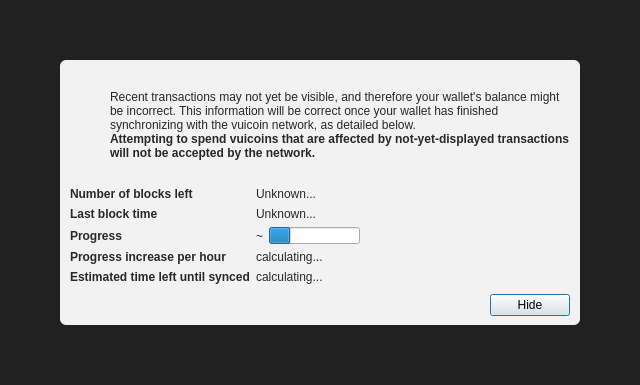
<?xml version="1.0" encoding="UTF-8"?>
<ui version="4.0">
 <class>ModalOverlay</class>
 <widget class="QWidget" name="ModalOverlay">
  <property name="geometry">
   <rect>
    <x>0</x>
    <y>0</y>
    <width>640</width>
    <height>385</height>
   </rect>
  </property>
  <property name="windowTitle">
   <string>Form</string>
  </property>
  <layout class="QVBoxLayout" name="verticalLayout" stretch="0">
   <property name="sizeConstraint">
    <enum>QLayout::SetDefaultConstraint</enum>
   </property>
   <property name="leftMargin">
    <number>0</number>
   </property>
   <property name="topMargin">
    <number>0</number>
   </property>
   <property name="rightMargin">
    <number>0</number>
   </property>
   <property name="bottomMargin">
    <number>0</number>
   </property>
   <item>
    <widget class="QWidget" name="bgWidget" native="true">
     <property name="styleSheet">
      <string notr="true">#bgWidget { background: rgba(0,0,0,220); }</string>
     </property>
     <layout class="QVBoxLayout" name="verticalLayoutMain" stretch="1">
      <property name="leftMargin">
       <number>60</number>
      </property>
      <property name="topMargin">
       <number>60</number>
      </property>
      <property name="rightMargin">
       <number>60</number>
      </property>
      <property name="bottomMargin">
       <number>60</number>
      </property>
      <item>
       <widget class="QWidget" name="contentWidget" native="true">
        <property name="styleSheet">
         <string notr="true">#contentWidget { background: rgba(255,255,255,240); border-radius: 6px; }

QLabel { color: rgb(40,40,40);  }</string>
        </property>
        <layout class="QVBoxLayout" name="verticalLayoutSub" stretch="1,0,0,0">
         <property name="spacing">
          <number>0</number>
         </property>
         <property name="leftMargin">
          <number>10</number>
         </property>
         <property name="topMargin">
          <number>10</number>
         </property>
         <property name="rightMargin">
          <number>10</number>
         </property>
         <property name="bottomMargin">
          <number>10</number>
         </property>
         <item>
          <layout class="QHBoxLayout" name="horizontalLayoutIconText" stretch="0,1">
           <property name="topMargin">
            <number>20</number>
           </property>
           <item>
            <layout class="QVBoxLayout" name="verticalLayoutIcon">
             <property name="leftMargin">
              <number>0</number>
             </property>
             <item>
              <widget class="QPushButton" name="warningIcon">
               <property name="enabled">
                <bool>false</bool>
               </property>
               <property name="text">
                <string/>
               </property>
               <property name="icon">
                <iconset>
                 <normaloff>:/icons/warning</normaloff>
                 <disabledoff>:/icons/warning</disabledoff>:/icons/warning</iconset>
               </property>
               <property name="iconSize">
                <size>
                 <width>48</width>
                 <height>48</height>
                </size>
               </property>
               <property name="flat">
                <bool>true</bool>
               </property>
              </widget>
             </item>
             <item>
              <spacer name="verticalSpacerWarningIcon">
               <property name="orientation">
                <enum>Qt::Vertical</enum>
               </property>
               <property name="sizeHint" stdset="0">
                <size>
                 <width>20</width>
                 <height>40</height>
                </size>
               </property>
              </spacer>
             </item>
            </layout>
           </item>
           <item>
            <layout class="QVBoxLayout" name="verticalLayoutInfoText">
             <property name="leftMargin">
              <number>0</number>
             </property>
             <property name="topMargin">
              <number>0</number>
             </property>
             <item>
              <widget class="QLabel" name="infoText">
               <property name="text">
                <string>Recent transactions may not yet be visible, and therefore your wallet's balance might be incorrect. This information will be correct once your wallet has finished synchronizing with the vuicoin network, as detailed below.</string>
               </property>
               <property name="textFormat">
                <enum>Qt::RichText</enum>
               </property>
               <property name="wordWrap">
                <bool>true</bool>
               </property>
              </widget>
             </item>
             <item>
              <widget class="QLabel" name="infoTextStrong">
               <property name="font">
                <font>
                 <weight>75</weight>
                 <bold>true</bold>
                </font>
               </property>
               <property name="text">
                <string>Attempting to spend vuicoins that are affected by not-yet-displayed transactions will not be accepted by the network.</string>
               </property>
               <property name="textFormat">
                <enum>Qt::RichText</enum>
               </property>
               <property name="wordWrap">
                <bool>true</bool>
               </property>
              </widget>
             </item>
             <item>
              <spacer name="verticalSpacerInTextSpace">
               <property name="orientation">
                <enum>Qt::Vertical</enum>
               </property>
               <property name="sizeHint" stdset="0">
                <size>
                 <width>20</width>
                 <height>40</height>
                </size>
               </property>
              </spacer>
             </item>
            </layout>
           </item>
          </layout>
         </item>
         <item>
          <spacer name="verticalSpacerAfterText">
           <property name="orientation">
            <enum>Qt::Vertical</enum>
           </property>
           <property name="sizeHint" stdset="0">
            <size>
             <width>20</width>
             <height>40</height>
            </size>
           </property>
          </spacer>
         </item>
         <item>
          <layout class="QFormLayout" name="formLayout">
           <property name="fieldGrowthPolicy">
            <enum>QFormLayout::FieldsStayAtSizeHint</enum>
           </property>
           <property name="horizontalSpacing">
            <number>6</number>
           </property>
           <property name="verticalSpacing">
            <number>6</number>
           </property>
           <property name="topMargin">
            <number>10</number>
           </property>
           <item row="0" column="0">
            <widget class="QLabel" name="labelNumberOfBlocksLeft">
             <property name="font">
              <font>
               <weight>75</weight>
               <bold>true</bold>
              </font>
             </property>
             <property name="text">
              <string>Number of blocks left</string>
             </property>
            </widget>
           </item>
           <item row="0" column="1">
            <widget class="QLabel" name="numberOfBlocksLeft">
             <property name="text">
              <string>Unknown...</string>
             </property>
            </widget>
           </item>
           <item row="1" column="0">
            <widget class="QLabel" name="labelLastBlockTime">
             <property name="font">
              <font>
               <weight>75</weight>
               <bold>true</bold>
              </font>
             </property>
             <property name="text">
              <string>Last block time</string>
             </property>
            </widget>
           </item>
           <item row="1" column="1">
            <widget class="QLabel" name="newestBlockDate">
             <property name="sizePolicy">
              <sizepolicy hsizetype="Maximum" vsizetype="Preferred">
               <horstretch>0</horstretch>
               <verstretch>0</verstretch>
              </sizepolicy>
             </property>
             <property name="text">
              <string>Unknown...</string>
             </property>
            </widget>
           </item>
           <item row="2" column="0">
            <widget class="QLabel" name="labelSyncDone">
             <property name="font">
              <font>
               <weight>75</weight>
               <bold>true</bold>
              </font>
             </property>
             <property name="text">
              <string>Progress</string>
             </property>
            </widget>
           </item>
           <item row="2" column="1">
            <layout class="QHBoxLayout" name="horizontalLayoutSync" stretch="0,1">
             <item>
              <widget class="QLabel" name="percentageProgress">
               <property name="text">
                <string notr="true">~</string>
               </property>
              </widget>
             </item>
             <item>
              <widget class="QProgressBar" name="progressBar">
               <property name="value">
                <number>24</number>
               </property>
               <property name="format">
                <string/>
               </property>
              </widget>
             </item>
            </layout>
           </item>
           <item row="4" column="0">
            <widget class="QLabel" name="labelProgressIncrease">
             <property name="font">
              <font>
               <weight>75</weight>
               <bold>true</bold>
              </font>
             </property>
             <property name="text">
              <string>Progress increase per hour</string>
             </property>
            </widget>
           </item>
           <item row="4" column="1">
            <widget class="QLabel" name="progressIncreasePerH">
             <property name="text">
              <string>calculating...</string>
             </property>
            </widget>
           </item>
           <item row="5" column="0">
            <widget class="QLabel" name="labelEstimatedTimeLeft">
             <property name="font">
              <font>
               <weight>75</weight>
               <bold>true</bold>
              </font>
             </property>
             <property name="text">
              <string>Estimated time left until synced</string>
             </property>
            </widget>
           </item>
           <item row="5" column="1">
            <widget class="QLabel" name="expectedTimeLeft">
             <property name="text">
              <string>calculating...</string>
             </property>
            </widget>
           </item>
          </layout>
         </item>
         <item>
          <layout class="QHBoxLayout" name="horizontalLayoutButtons">
           <property name="leftMargin">
            <number>10</number>
           </property>
           <property name="topMargin">
            <number>10</number>
           </property>
           <item>
            <spacer name="horizontalSpacer">
             <property name="orientation">
              <enum>Qt::Horizontal</enum>
             </property>
             <property name="sizeHint" stdset="0">
              <size>
               <width>40</width>
               <height>20</height>
              </size>
             </property>
            </spacer>
           </item>
           <item>
            <widget class="QPushButton" name="closeButton">
             <property name="text">
              <string>Hide</string>
             </property>
             <property name="shortcut">
              <string>Esc</string>
             </property>
             <property name="focusPolicy">
              <enum>Qt::StrongFocus</enum>
             </property>
             <property name="default">
              <bool>true</bool>
             </property>
            </widget>
           </item>
          </layout>
         </item>
        </layout>
       </widget>
      </item>
     </layout>
    </widget>
   </item>
  </layout>
 </widget>
 <resources/>
 <connections/>
</ui>
